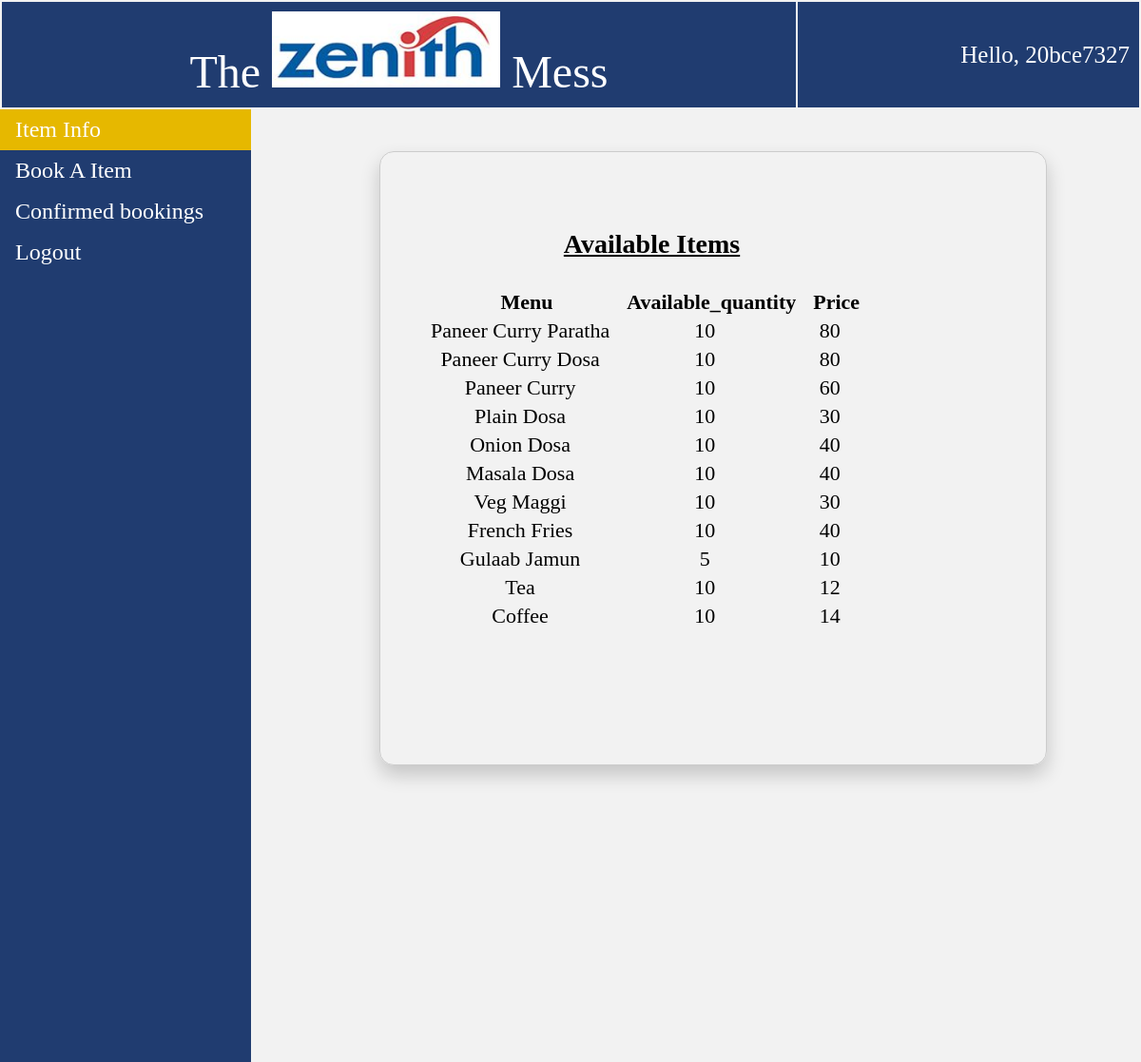
The page /user_view.php on the database its author committed.
### tables this page shows
CREATE TABLE `temp_session` (
  `Reg_No` varchar(9) NOT NULL,
  `Hostel` varchar(3) NOT NULL
);

CREATE TABLE `mh2_veg` (
  `Menu` varchar(100) NOT NULL,
  `Available_quantity` int(11) NOT NULL,
  `Booked_items` int(11) DEFAULT NULL,
  `Price` int(10) NOT NULL
);

### user_view.php (the view, shortened to what this page needs)
<!DOCTYPE html>
<html>
<head>
</head>
<body>
<?php
		$conn = new mysqli("localhost","root","", "Night_canteen");
		$sql = "SELECT * from temp_session";
		$result=mysqli_query($conn, $sql);
		$row=mysqli_fetch_row($result); ?>
	<table style="width: 100%;">
		<tr>
			<td id="td1" style="padding: 10px; font-size: 48px;">The <p style="color: #e6b800; display: inline;"><img src="mess.jpeg" width="240" height="80"></p> Mess</td>
			<td id="td1" style="font-size: 25px; text-align: right;">Hello, <?php echo $row[0]; ?></td>
		</tr>
	</table>
	<ul>
	<li><a href="user_view.php" class="active">Item Info</a></li>
		<li><a href="book_item_2veg.php">Book A Item</a></li>
		<li><a href="user_confirmed_bookings.php">Confirmed bookings</a></li>
		<li><a href="index.php">Logout</a></li>
	</ul>
	<div style="margin-left:25%;padding:1px 16px;height:1000px;">
		<?php
			$conn = new mysqli("localhost","root","", "Night_canteen");
			$sql = "SELECT * from mh2_veg";
			$result=mysqli_query($conn,$sql); ?>
			<div class="basic_box">
		  	<table>
				<tr>
					<th colspan="4"><p style="font-size: 28px; text-align: center; text-decoration: underline;">Available Items</p></th>
				</tr>
				<tr>
					<th>Menu</th>
					<th>Available_quantity</th>
					<th>Price</th>
				</tr>
			<?php
			while ($row=mysqli_fetch_row($result))
    		{	?>
				<tr>
					<td><?php echo $row[0]; ?></td>
					<td><?php echo $row[1]; ?></td>
					<td><?php echo $row[3];
			} ?></td>
				</tr>
			</table>
			<br><br><br>
			<br><br>
		</div>
	</div>
</body>
</html>

### user_view.php (style rules this page uses)
body { margin: 0; background: #f2f2f2; }
table { font-size: 22px; }
#td1 { background-color: rgba(09,41,98,0.9); color: white; border: 10px; margin-top: -10px; padding: 10px; }
.basic_box { border: 1px solid #ccc; border-radius: 15px; margin: auto; width: 600px; padding: 50px; box-shadow: 0 10px 20px rgba(0,0,0,0.19); }
td { text-align: center; }
th { font-weight: bold; padding-left: 15px; }
ul { list-style-type: none; margin: 0; padding: 0; width: 22%; font-size: 24px; background-color: rgba(09,41,98,0.9); text-decoration: none; position: fixed; height: 100%; overflow: auto; }
li { color: white; }
li a { display: block; color: white; padding: 8px 16px; text-decoration: none; }
li a.active { background-color: #e6b800; color: white; }

### rows shown on the page
temp_session: Reg_No "20bce7327"
mh2_veg: Menu "Paneer Curry Paratha", Available_quantity "10", Price "80"
mh2_veg: Menu "Paneer Curry Dosa", Available_quantity "10", Price "80"
mh2_veg: Menu "Paneer Curry", Available_quantity "10", Price "60"
mh2_veg: Menu "Plain Dosa", Available_quantity "10", Price "30"
mh2_veg: Menu "Onion Dosa", Available_quantity "10", Price "40"
mh2_veg: Menu "Masala Dosa", Available_quantity "10", Price "40"
mh2_veg: Menu "Veg Maggi", Available_quantity "10", Price "30"
mh2_veg: Menu "French Fries", Available_quantity "10", Price "40"
mh2_veg: Menu "Gulaab Jamun", Available_quantity "5", Price "10"
mh2_veg: Menu "Tea", Available_quantity "10", Price "12"
mh2_veg: Menu "Coffee", Available_quantity "10", Price "14"
